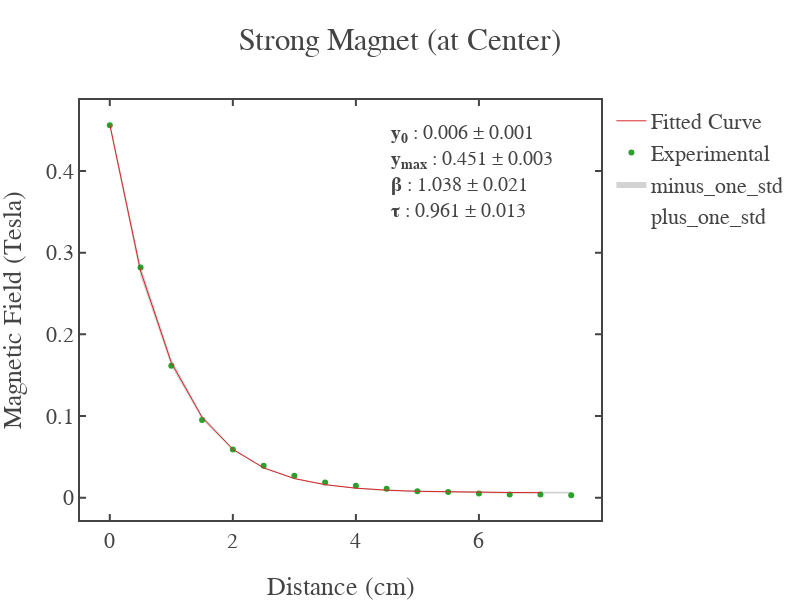

Notebook source saved alongside this figure:
### Code cell
fig = go.Figure()

fig.add_scatter(x=small_center_distance,y=Stretched_curveFit(small_center_distance,*(small_center_coefficient+small_center_error_bars)),
                mode='lines',line=dict(width=0.01),name='plus_one_std')
fig.add_scatter(x=small_center_distance,y=Stretched_curveFit(small_center_distance,*(small_center_coefficient-small_center_error_bars)),
                mode='lines',line=dict(width=0.01),name='minus_one_std',fill='tonexty',fillcolor='rgb(211, 211, 211)')
fig.add_scatter(x=small_center_distance,y=small_center_field_avg,mode='markers',line=dict(width=1),name='Experimental')
fig.add_scatter(x=distance,y=fitted_small_center_field_avg,mode='lines',line=dict(width=1),name='Fitted Curve')
fig.update_layout(template = fig_template,title="Strong Magnet (at Center)",width=800,height=600)
fig.update_xaxes(title_text = "Distance (cm)"); fig.update_yaxes(title_text = "Magnetic Field (Tesla)")

fig.add_annotation(
    xref="x domain", yref="y domain",align = "left", x=0.95, y=0.95,
    text=f"<b>y<sub>0</sub></b> : {np.round(small_center_coefficient[0],3)} &plusmn; {np.round(small_center_error_bars[0],3)}\
    <br><b>y<sub>max</sub></b> : {np.round(small_center_coefficient[1],3)} &plusmn; {np.round(small_center_error_bars[1],3)}\
    <br><b>\u03B2</b> : {np.round(small_center_coefficient[2],3)} &plusmn; {np.round(small_center_error_bars[2],3)}\
    <br><b>\u03C4</b> : {np.round(small_center_coefficient[3],3)} &plusmn; {np.round(small_center_error_bars[3],3)}",
    showarrow=False, font_family="Times New Roman",font_size=20
)

fig.write_html('Strong_Magnet_Center')
fig.show()

### Figure 1 — Plotly figure (JSON) as saved in the notebook; plotly's stock layout.template omitted (floating-point values rounded to 4 significant figures)
{"data": [{"line": {"width": 0.01}, "mode": "lines", "name": "plus_one_std", "type": "scatter", "x": [0, 0.5, 1, 1.5, 2, 2.5, 3, 3.5, 4, 4.5, 5, 5.5, 6, 6.5, 7, 7.5], "y": [0.4613, 0.2846, 0.1699, 0.101, 0.06072, 0.03746, 0.02419, 0.01668, 0.01245, 0.01009, 0.008779, 0.008052, 0.00765, 0.00743, 0.007309, 0.007243]}, {"fill": "tonexty", "fillcolor": "rgb(211, 211, 211)", "line": {"width": 0.01}, "mode": "lines", "name": "minus_one_std", "type": "scatter", "x": [0, 0.5, 1, 1.5, 2, 2.5, 3, 3.5, 4, 4.5, 5, 5.5, 6, 6.5, 7, 7.5], "y": [0.4525, 0.2707, 0.1608, 0.09588, 0.05782, 0.03561, 0.02268, 0.01518, 0.01082, 0.008308, 0.006853, 0.006014, 0.00553, 0.005251, 0.005091, 0.004999]}, {"line": {"width": 1}, "mode": "markers", "name": "Experimental", "type": "scatter", "x": [0, 0.5, 1, 1.5, 2, 2.5, 3, 3.5, 4, 4.5, 5, 5.5, 6, 6.5, 7, 7.5], "y": [0.456, 0.282, 0.1615, 0.095, 0.059, 0.039, 0.027, 0.0185, 0.0145, 0.011, 0.008, 0.007, 0.005, 0.004, 0.004, 0.003]}, {"line": {"width": 1}, "mode": "lines", "name": "Fitted Curve", "type": "scatter", "x": [0, 0.5, 1, 1.5, 2, 2.5, 3, 3.5, 4, 4.5, 5, 5.5, 6, 6.5, 7], "y": [0.4569, 0.2777, 0.1653, 0.09847, 0.05928, 0.03655, 0.02344, 0.01593, 0.01163, 0.009194, 0.00781, 0.007027, 0.006585, 0.006337, 0.006197, 0.006119]}], "layout": {"annotations": [{"align": "left", "font": {"family": "Times New Roman", "size": 20}, "showarrow": false, "text": "<b>y<sub>0</sub></b> : 0.006 &plusmn; 0.001    <br><b>y<sub>max</sub></b> : 0.451 &plusmn; 0.003    <br><b>β</b> : 1.038 &plusmn; 0.021    <br><b>τ</b> : 0.961 &plusmn; 0.013", "x": 0.95, "xref": "x domain", "y": 0.95, "yref": "y domain"}], "height": 600, "title": {"text": "Strong Magnet (at Center)"}, "width": 800, "xaxis": {"autorange": true, "range": [-0.4849, 7.985], "title": {"text": "Distance (cm)"}, "type": "linear"}, "yaxis": {"autorange": true, "range": [-0.02731, 0.487], "title": {"text": "Magnetic Field (Tesla)"}, "type": "linear"}}}
